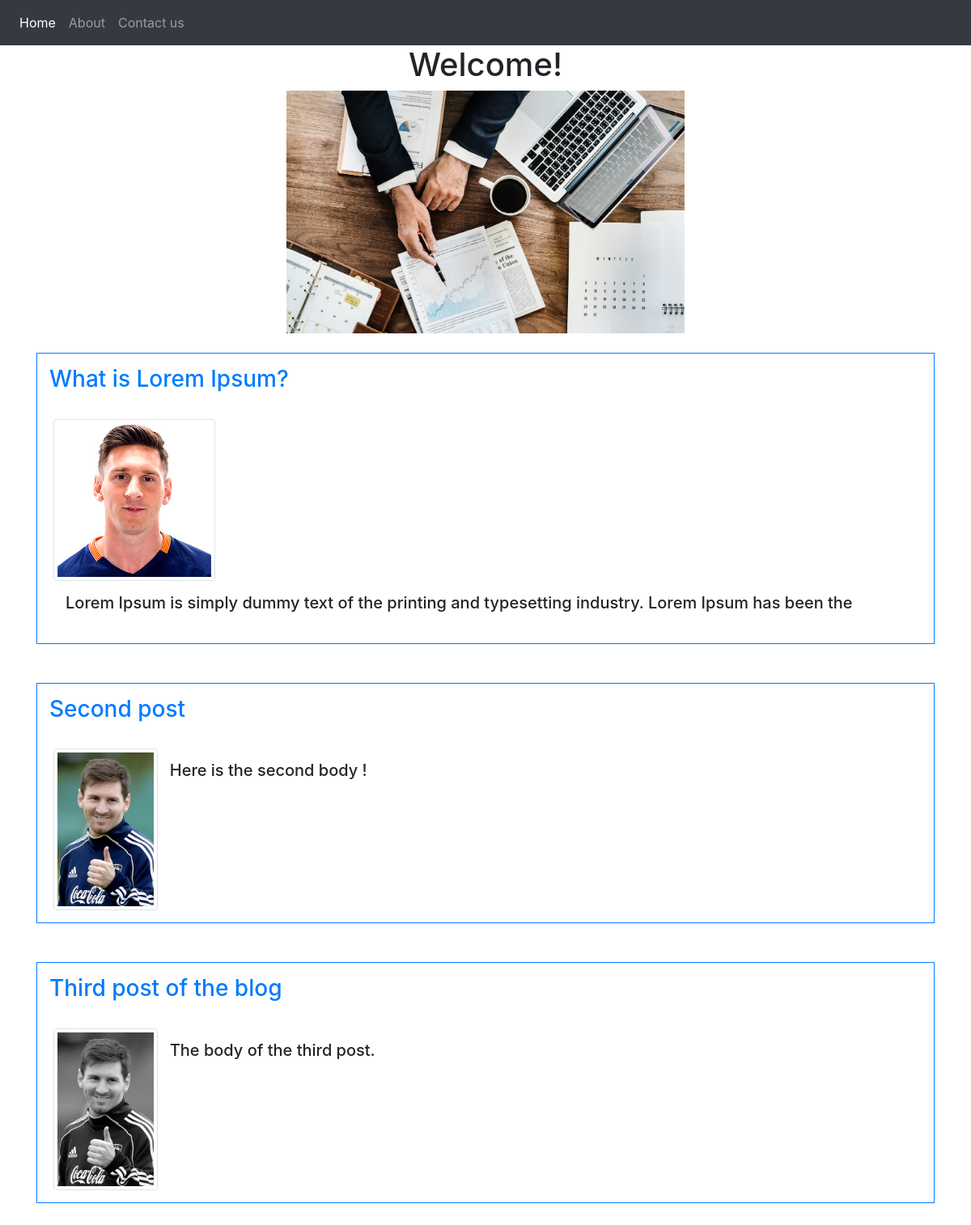
/home/, run on the app's committed database.
### posts/models.py (models this page shows, shortened)
class Post(models.Model):
    title = models.CharField(max_length=300)
    pub_date = models.DateField()
    image = models.ImageField(upload_to='media/')
    body = models.TextField()
    def summary(self):
        return self.body[:100]

### posts/views.py (the view)
# urls.py: url(r'^home/', posts.views.home),
def home(request):
    posts = Post.objects.order_by('-pub_date')
    return render(request, 'posts/home.html', {'posts': posts})

### templates/posts/home.html (shortened to what this page needs)
<!DOCTYPE html>
<html lang="en">
<head>
    <link rel="stylesheet" href="https://maxcdn.bootstrapcdn.com/bootstrap/4.1.3/css/bootstrap.min.css">
</head>
<body>
    <nav class="navbar navbar-expand-sm bg-dark navbar-dark">
      <ul class="navbar-nav">
        <li class="nav-item active">
          <a class="nav-link" href="{% url 'home' %}">Home</a>
        </li>
        <li class="nav-item">
          <a class="nav-link" href="{% url 'about' %}">About</a>
        </li>
        <li class="nav-item">
          <a class="nav-link" href="{% url 'contact' %}">Contact us</a>
        </li>
      </ul>
    </nav>
    <div class="container">
        <h1 class="text-center">Welcome!</h1>
        {% load static %}
        <div class="col-4 mx-auto d-flex justify-content-center flex-wrap">
            <img src="{% static 'posts/home.jpg' %}" class="img-responsive center-block" style="max-height: 300px">
        </div><br>
        {% for post in posts.all %}
        <div class="border border-primary" style="padding: 15px">
            <h3><a href="{% url 'post_detail' post.id %}">{{ post.title }}</a></h3><br>
            <div class="row" style="padding-left: 20px">
                <div class="float-left"><img src="{{ post.image.url }}" class="img-thumbnail" alt="Cinque Terre" style="max-height: 200px"></div><br>
                <div class="float-left" style="padding: 15px"><h5>{{ post.summary }}</h5></div><br><br>
            </div>
        </div><br><br>
        {% endfor %}
    </div>
</body>
</html>

### data on the page
Post: title "What is Lorem Ipsum?", image (picture), summary "Lorem Ipsum is simply dummy text of the printing and typesetting industry. Lorem Ipsum has been the"
Post: title "Second post", image (picture), summary "Here is the second body !"
Post: title "Third post of the blog", image (picture), summary "The body of the third post."
